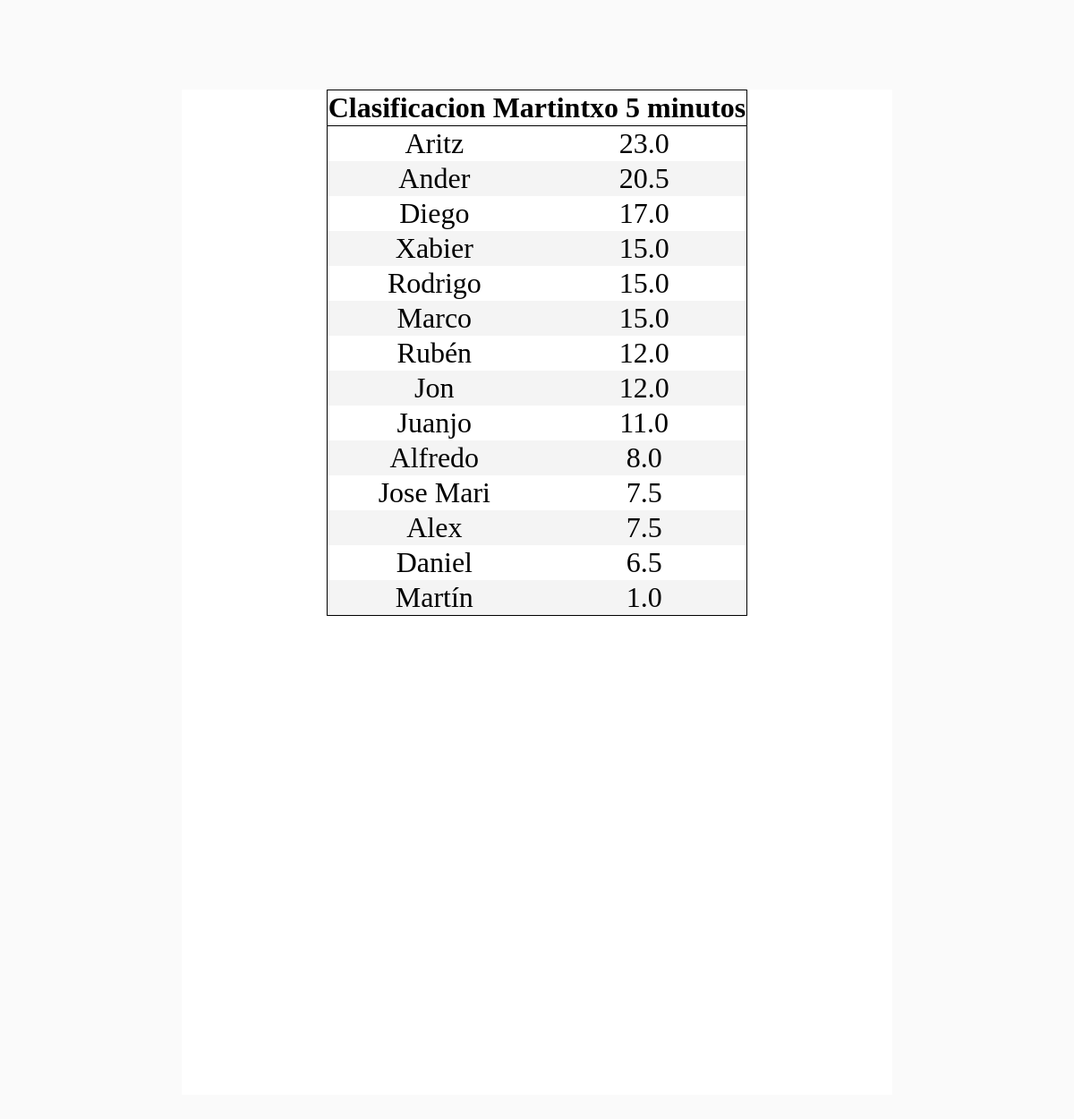
Page /pairing/2/print_s on the committed database.
### rrpairing/models.py (models this page shows, shortened)
class Team_tournament(models.Model):
    name = models.CharField(max_length=100)
    pairing_done = False

class Team(models.Model):
    name = models.CharField(max_length=100)
    tournament = models.ForeignKey(Team_tournament)
    def count_points(self):
        w_games = self.white.all()
        b_games = self.black.all()
        points = 0
        for game in w_games:
            points += game.white_result
        for game in b_games:
            points += game.black_result
        return points

### rrpairing/views.py (the view)
# urls.py: url(r'^(?P<tourn_id>\d+)/print_s$', views.standings_print, name='standings_print'),
def standings_print(request, tourn_id):
    tourney = get_object_or_404(Team_tournament, pk=tourn_id)
    teams_list = tourney.team_set.all()
    sorted_teams = []
    for team in teams_list:
        sorted_teams.append((team.count_points(),team.name))
    sorted_teams = sorted(sorted_teams, reverse=True)
    context = {'teams_list':sorted_teams,
               'nombre_torneo': tourney.name}
    return render(request,'rrpairing/imprimir_clasificacion.html',context)

### rrpairing/templates/rrpairing/imprimir_clasificacion.html (shortened to what this page needs)
<!DOCTYPE html>
<html>
<head>
    {% load staticfiles %}
    <link rel="stylesheet" type="text/css" href="{% static 'rrpairing/print.css' %}" />
</head>
<body>
<div class="page">
    <div class="clasificacion">
        <center>
    <table class="table_round">
        <th colspan="2">Clasificacion  {{nombre_torneo}}</th>
    {% for points,team in teams_list %}
        {% if team != "Descansa" %}
        <tr class = "tr_{% if forloop.counter|divisibleby:2 %}1{% else %}0{% endif %}" >
        <td class = "td_equipo">{{ team }} </td><td class = "td_equipo">{{ points }}</td>
        </tr>
        {% endif %}
    {% endfor %}
    </table>
    </center>
    </div>
</div>
</body>
</html>

### rrpairing/static/rrpairing/print.css (style rules this page uses)
body { margin: 0; padding: 0; background-color: #FAFAFA; -webkit-print-color-adjust:exact; }
.page { width: 210mm; height: 297mm; background-color: white; margin:auto; margin-bottom:22mm; display: block; }
.table_round { border: 1px solid black; border-collapse: collapse; }
.td_equipo { min-width: 120px; text-align: center; }
th { border-bottom: 1px solid black; }
.tr_1 { background-color: #f4f4f4; }
.clasificacion { width:80%; margin:auto; margin-top: 100px; font-size: 24pt; }

### rows in the picture
Team_tournament: name "Martintxo 5 minutos"
Team: teams_list "Aritz"
Team: teams_list "Ander"
Team: teams_list "Diego"
Team: teams_list "Xabier"
Team: teams_list "Rodrigo"
Team: teams_list "Marco"
Team: teams_list "Rubén"
Team: teams_list "Jon"
Team: teams_list "Juanjo"
Team: teams_list "Alfredo"
Team: teams_list "Jose Mari"
Team: teams_list "Alex"
Team: teams_list "Daniel"
Team: teams_list "Martín"

### other values in the picture
{{ points }} "23.0" "20.5" "17.0" "15.0" "15.0" "15.0" "12.0" "12.0" "11.0" "8.0" "7.5" "7.5" "6.5" "1.0"
